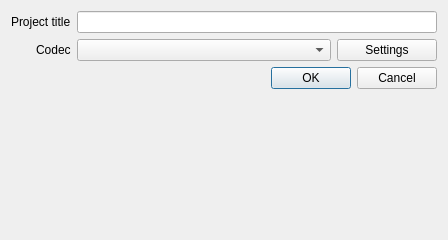
<?xml version="1.0" encoding="UTF-8"?>
<ui version="4.0">
 <class>BTProjectDialog</class>
 <widget class="QDialog" name="BTProjectDialog">
  <property name="geometry">
   <rect>
    <x>0</x>
    <y>0</y>
    <width>448</width>
    <height>240</height>
   </rect>
  </property>
  <property name="windowTitle">
   <string>Dialog</string>
  </property>
  <layout class="QFormLayout" name="formLayout_2">
   <property name="labelAlignment">
    <set>Qt::AlignRight|Qt::AlignTrailing|Qt::AlignVCenter</set>
   </property>
   <property name="formAlignment">
    <set>Qt::AlignLeading|Qt::AlignLeft|Qt::AlignTop</set>
   </property>
   <item row="1" column="0">
    <widget class="QLabel" name="label">
     <property name="text">
      <string>Project title</string>
     </property>
    </widget>
   </item>
   <item row="1" column="1">
    <widget class="QLineEdit" name="proj_title_edit"/>
   </item>
   <item row="3" column="0">
    <widget class="QLabel" name="label_2">
     <property name="text">
      <string>Codec</string>
     </property>
    </widget>
   </item>
   <item row="6" column="1">
    <widget class="QDialogButtonBox" name="buttonBox">
     <property name="orientation">
      <enum>Qt::Horizontal</enum>
     </property>
     <property name="standardButtons">
      <set>QDialogButtonBox::Cancel|QDialogButtonBox::Ok</set>
     </property>
    </widget>
   </item>
   <item row="3" column="1">
    <layout class="QHBoxLayout" name="horizontalLayout">
     <item>
      <widget class="QComboBox" name="codec_select"/>
     </item>
     <item>
      <widget class="QPushButton" name="codec_sett_btn">
       <property name="maximumSize">
        <size>
         <width>100</width>
         <height>16777215</height>
        </size>
       </property>
       <property name="text">
        <string>Settings</string>
       </property>
      </widget>
     </item>
    </layout>
   </item>
  </layout>
 </widget>
 <resources/>
 <connections>
  <connection>
   <sender>buttonBox</sender>
   <signal>accepted()</signal>
   <receiver>BTProjectDialog</receiver>
   <slot>accept()</slot>
   <hints>
    <hint type="sourcelabel">
     <x>248</x>
     <y>254</y>
    </hint>
    <hint type="destinationlabel">
     <x>157</x>
     <y>274</y>
    </hint>
   </hints>
  </connection>
  <connection>
   <sender>buttonBox</sender>
   <signal>rejected()</signal>
   <receiver>BTProjectDialog</receiver>
   <slot>reject()</slot>
   <hints>
    <hint type="sourcelabel">
     <x>316</x>
     <y>260</y>
    </hint>
    <hint type="destinationlabel">
     <x>286</x>
     <y>274</y>
    </hint>
   </hints>
  </connection>
 </connections>
</ui>
